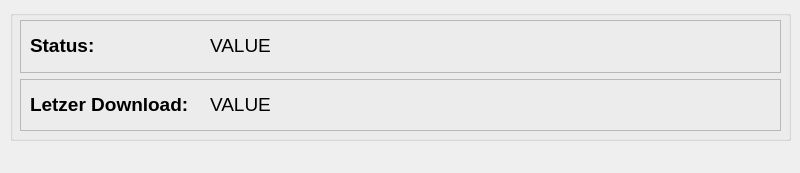
<?xml version="1.0" encoding="UTF-8"?>
<ui version="4.0">
 <class>MainWindow</class>
 <widget class="QMainWindow" name="MainWindow">
  <property name="geometry">
   <rect>
    <x>0</x>
    <y>0</y>
    <width>800</width>
    <height>173</height>
   </rect>
  </property>
  <property name="windowTitle">
   <string>MainWindow</string>
  </property>
  <widget class="QWidget" name="centralwidget">
   <widget class="QGroupBox" name="groupBox">
    <property name="geometry">
     <rect>
      <x>10</x>
      <y>10</y>
      <width>781</width>
      <height>131</height>
     </rect>
    </property>
    <property name="title">
     <string/>
    </property>
    <widget class="QWidget" name="verticalLayoutWidget">
     <property name="geometry">
      <rect>
       <x>10</x>
       <y>10</y>
       <width>761</width>
       <height>111</height>
      </rect>
     </property>
     <layout class="QVBoxLayout" name="verticalLayout">
      <item>
       <widget class="QFrame" name="frame">
        <property name="frameShape">
         <enum>QFrame::Shape::StyledPanel</enum>
        </property>
        <property name="frameShadow">
         <enum>QFrame::Shadow::Raised</enum>
        </property>
        <widget class="QLabel" name="label_status_name">
         <property name="geometry">
          <rect>
           <x>10</x>
           <y>0</y>
           <width>161</width>
           <height>51</height>
          </rect>
         </property>
         <property name="font">
          <font>
           <family>Arial</family>
           <pointsize>14</pointsize>
           <bold>true</bold>
          </font>
         </property>
         <property name="text">
          <string>Status:</string>
         </property>
         <property name="alignment">
          <set>Qt::AlignmentFlag::AlignLeading|Qt::AlignmentFlag::AlignLeft|Qt::AlignmentFlag::AlignVCenter</set>
         </property>
        </widget>
        <widget class="QLabel" name="label_status_value">
         <property name="geometry">
          <rect>
           <x>190</x>
           <y>0</y>
           <width>561</width>
           <height>51</height>
          </rect>
         </property>
         <property name="font">
          <font>
           <family>Arial</family>
           <pointsize>14</pointsize>
           <bold>false</bold>
          </font>
         </property>
         <property name="text">
          <string>VALUE</string>
         </property>
         <property name="alignment">
          <set>Qt::AlignmentFlag::AlignLeading|Qt::AlignmentFlag::AlignLeft|Qt::AlignmentFlag::AlignVCenter</set>
         </property>
         <property name="margin">
          <number>0</number>
         </property>
        </widget>
       </widget>
      </item>
      <item>
       <widget class="QFrame" name="frame_2">
        <property name="frameShape">
         <enum>QFrame::Shape::StyledPanel</enum>
        </property>
        <property name="frameShadow">
         <enum>QFrame::Shadow::Raised</enum>
        </property>
        <widget class="QLabel" name="label_download_name">
         <property name="geometry">
          <rect>
           <x>10</x>
           <y>0</y>
           <width>161</width>
           <height>51</height>
          </rect>
         </property>
         <property name="font">
          <font>
           <family>Arial</family>
           <pointsize>14</pointsize>
           <bold>true</bold>
          </font>
         </property>
         <property name="text">
          <string>Letzer Download:</string>
         </property>
         <property name="alignment">
          <set>Qt::AlignmentFlag::AlignLeading|Qt::AlignmentFlag::AlignLeft|Qt::AlignmentFlag::AlignVCenter</set>
         </property>
        </widget>
        <widget class="QLabel" name="label_download_value">
         <property name="geometry">
          <rect>
           <x>190</x>
           <y>0</y>
           <width>561</width>
           <height>51</height>
          </rect>
         </property>
         <property name="font">
          <font>
           <family>Arial</family>
           <pointsize>14</pointsize>
           <bold>false</bold>
          </font>
         </property>
         <property name="text">
          <string>VALUE</string>
         </property>
         <property name="alignment">
          <set>Qt::AlignmentFlag::AlignLeading|Qt::AlignmentFlag::AlignLeft|Qt::AlignmentFlag::AlignVCenter</set>
         </property>
         <property name="margin">
          <number>0</number>
         </property>
        </widget>
       </widget>
      </item>
     </layout>
    </widget>
   </widget>
  </widget>
  <widget class="QMenuBar" name="menuBar">
   <property name="geometry">
    <rect>
     <x>0</x>
     <y>0</y>
     <width>800</width>
     <height>22</height>
    </rect>
   </property>
  </widget>
  <action name="actionBearbeiten">
   <property name="text">
    <string>Bearbeiten</string>
   </property>
  </action>
 </widget>
 <resources/>
 <connections/>
</ui>
